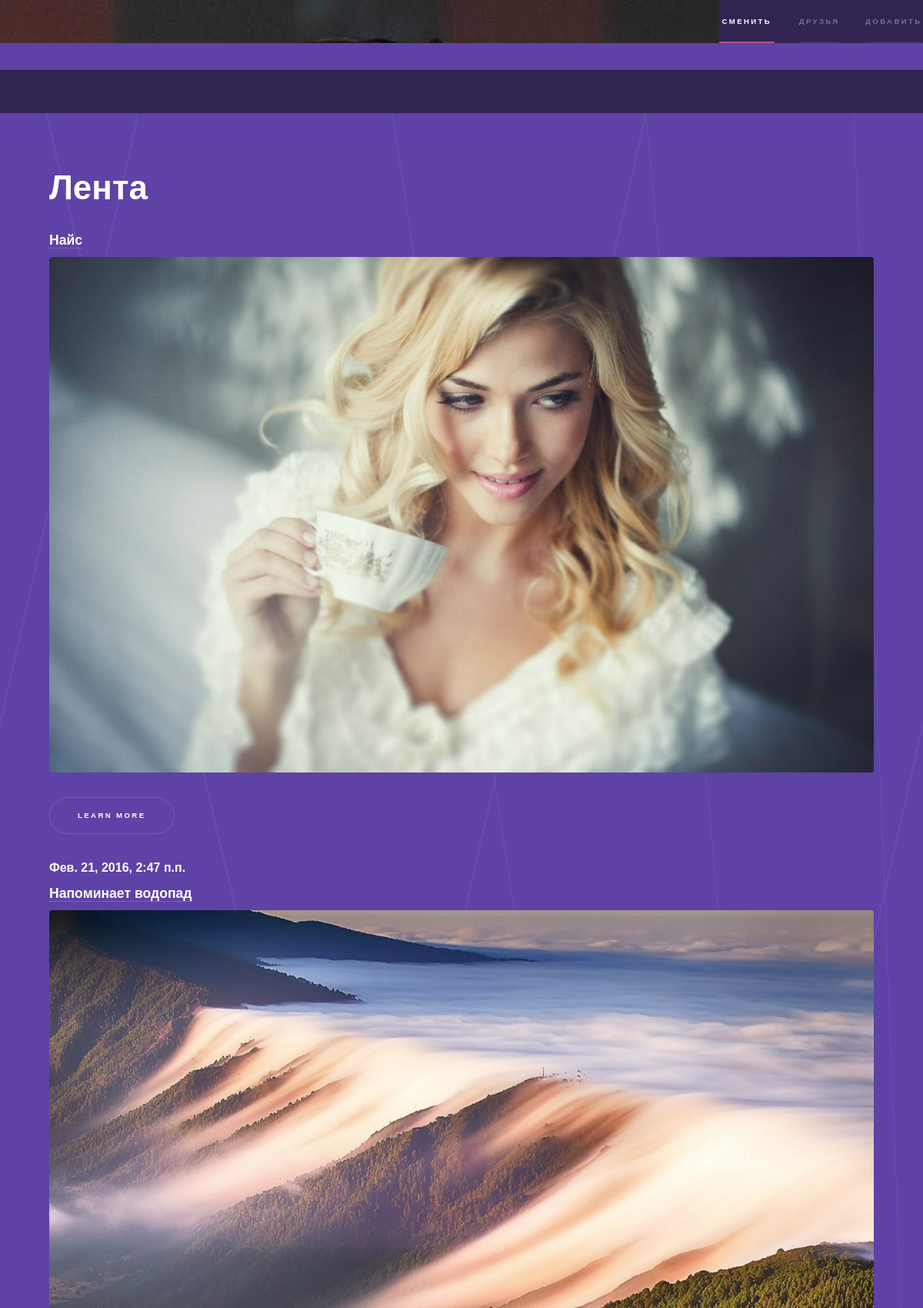
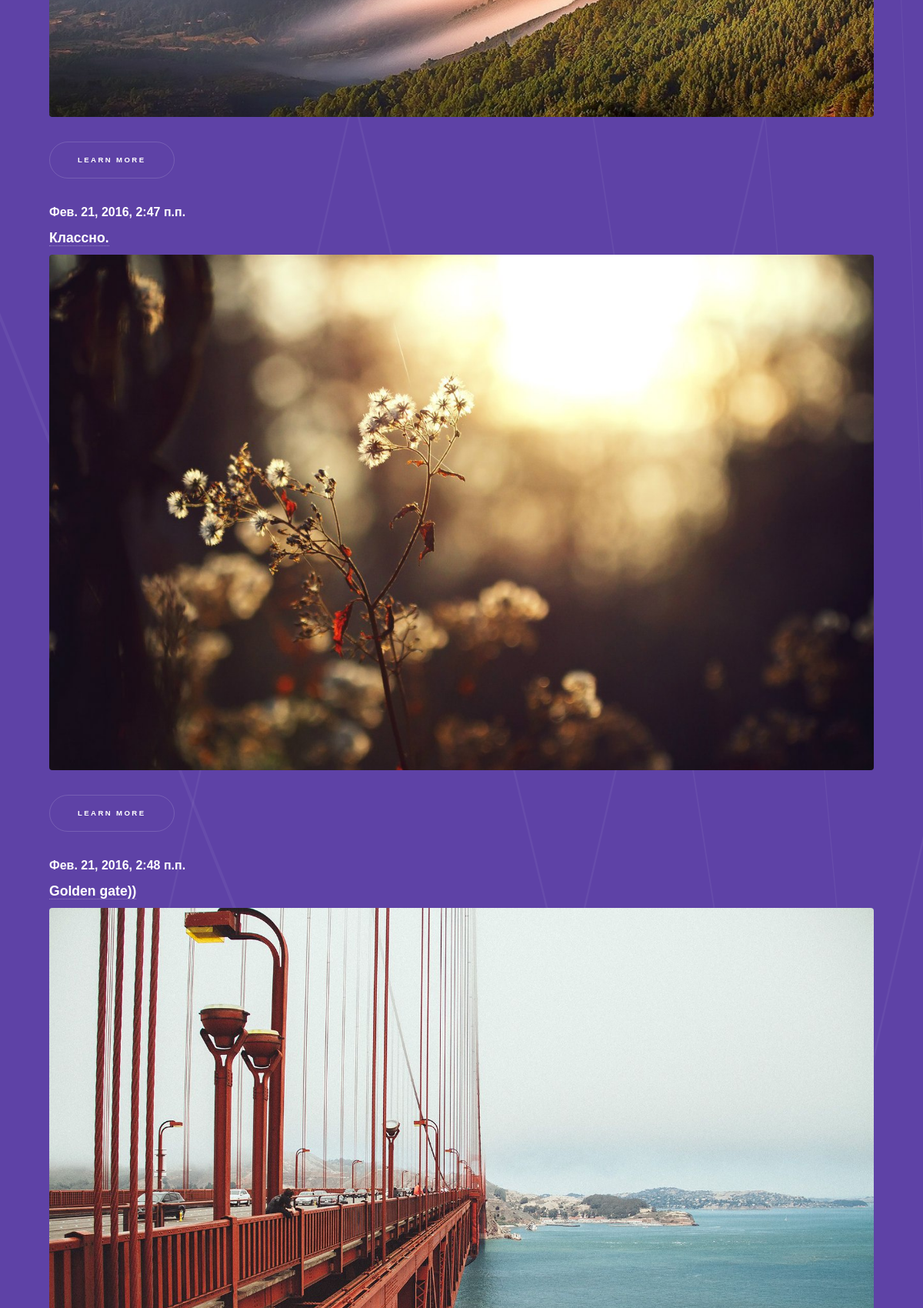
/home/ (upper part), run on the app's committed database (2 pictures, top to bottom).
### untitled/models.py (models this page shows, shortened)
class UserPage(models.Model):
    title = models.CharField(max_length=100)
    image = models.ImageField(null=True, blank=True)
    time_created = models.DateTimeField(auto_now=True, auto_now_add=False)
    time_updated = models.DateTimeField(auto_now=False, auto_now_add=True)

### untitled/views.py (the view)
# urls.py: url(r'home/$', views.go_home, name='go_home'),
def go_home(request):
    query = UserPage.objects.all()
    context_data = {
        "posts_list": query,
    }
    return render(request, "index.html", context_data)

### templates/index.html (shortened to what this page needs)
<!DOCTYPE HTML>
<html>
	<head>
		<link rel="stylesheet" href="../static/css/main.css" />
	</head>
	<body>
    		<header id="header">
				<a href="../home" class="title">Minstagram</a>
				<nav>
					<ul>
                        <li><a href="../home" class="active">Главная страница</a></li>
						<li><a href="../about">О нас</a></li>
						<li><a href="#">Выйти</a></li>
					</ul>
				</nav>
			</header>
			<section id="sidebar">
				<div class="inner">
                    <span class="image fit"><img src="../static/images/pic_profile.jpg" alt="" /></span>
					<nav>
						<ul>
							<li><a href="#intro">Сменить фото</a></li>
							<li><a href="#one">Друзья</a></li>
							<li><a href="../new">Добавить пост</a></li>
						</ul>
					</nav>
				</div>
			</section>
			<div id="wrapper">
                <section id="intro" class="wrapper style1 fullscreen fade-up">
                    <div class="inner">
                        <h1>Лента</h1>
                        {% for post in posts_list %}
                            <h3><a href="{% url "see_post" id=post.id   %}"> {{ post.title }} </a></h3>
                            {% if post.image %}
                                <span class="image fit"> <img src="{{ post.image.url }}"> </span>
                            {% endif %}
                            <ul class="actions">
                                <li><a href="#one" class="button scrolly">Learn more</a></li>
                            </ul>
                            <h4>{{ post.time_created }}</h4>
                        {% endfor %}
                    </div>
                </section>
			</div>
	</body>
</html>

### data on the page
UserPage: title "Найс", image (picture), time_created "Фев. 21, 2016, 2:47 п.п."
UserPage: title "Напоминает водопад", image (picture), time_created "Фев. 21, 2016, 2:47 п.п."
UserPage: title "Классно.", image (picture), time_created "Фев. 21, 2016, 2:48 п.п."
UserPage: title "Golden gate))", image (picture)
